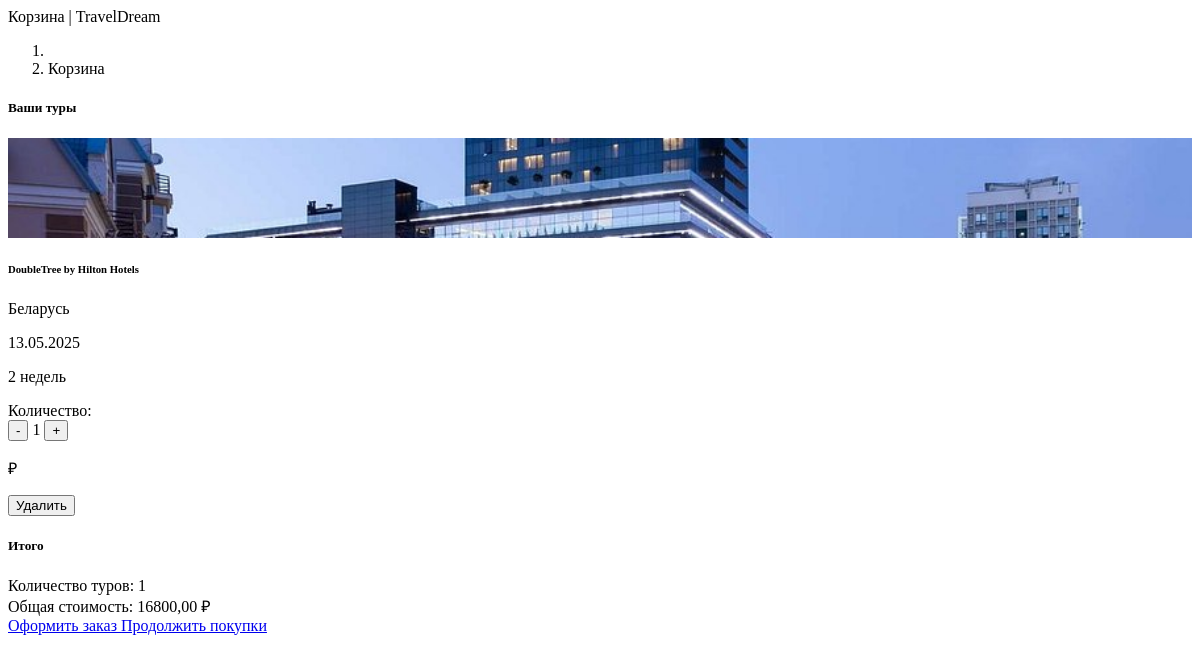
Page /core/basket/ (signed in) on the earlier database version.
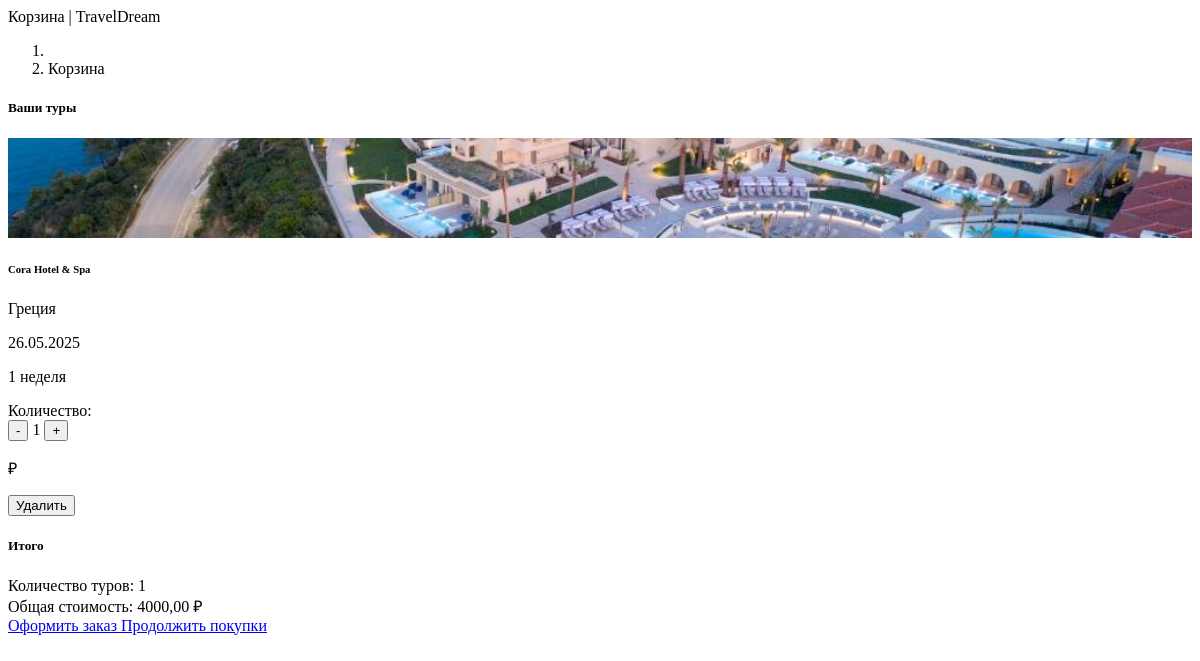
Same page on the later database version.
### core/models.py (models this page shows, shortened)
class Basket(models.Model):
    user = models.ForeignKey(to=User, on_delete=models.CASCADE, verbose_name='Пользователь')
    tour = models.ForeignKey(to=TourPackage, on_delete=models.CASCADE, verbose_name='Тур')
    quantity = models.PositiveSmallIntegerField(default=1, verbose_name='Количество')
    created_timestamp = models.DateTimeField(auto_now_add=True, verbose_name='Дата создания')
    objects = BasketQuerySet.as_manager()
    class Meta:
        verbose_name = 'Корзина'
        verbose_name_plural = 'Корзины'
        unique_together = ('user', 'tour')
    def sum(self):
        return self.tour.total_price * self.quantity

class TourPackage(models.Model):
    DURATION_CHOICES = [
        (1, '1 неделя'),
        (2, '2 недели'),
        (3, '3 недели'),
        (4, '4 недели'),
    ]
    hotel = models.ForeignKey(Hotel, on_delete=models.CASCADE, verbose_name='Отель')
    duration_weeks = models.PositiveSmallIntegerField(
        choices=DURATION_CHOICES,
        verbose_name='Длительность (недели)'
    )
    departure_date = models.DateField(verbose_name='Дата отправления')
    return_date = models.DateField(verbose_name='Дата возвращения', blank=True, null=True)
    total_price = models.DecimalField(max_digits=10, decimal_places=2, verbose_name='Общая цена', blank=True)
    is_active = models.BooleanField(default=True, verbose_name='Активный тур')
    max_participants = models.PositiveIntegerField(default=20, verbose_name='Макс. участников')
    current_participants = models.PositiveIntegerField(default=0, verbose_name='Текущие участники')
    class Meta:
        verbose_name = 'Турпакет'
        verbose_name_plural = 'Турпакеты'
        ordering = ['departure_date']

class Hotel(models.Model):
    STAR_CHOICES = [
        (1, '1 звезда'),
        (2, '2 звезды'),
        (3, '3 звезды'),
        (4, '4 звезды'),
        (5, '5 звезд'),
    ]
    country = models.ForeignKey(Country, on_delete=models.CASCADE, verbose_name='Страна')
    name = models.CharField(max_length=100, verbose_name='Название отеля')
    stars = models.PositiveSmallIntegerField(choices=STAR_CHOICES, verbose_name='Звездность')
    price_per_day = models.DecimalField(max_digits=10, decimal_places=2, verbose_name='Цена за день')
    description = models.TextField(verbose_name='Описание отеля', blank=True)
    amenities = models.TextField(verbose_name='Удобства', blank=True)
    image = models.ImageField(upload_to='hotels/', verbose_name='Изображение', null=True, blank=True)
    available_rooms = models.PositiveIntegerField(default=0, verbose_name='Доступные номера')
    class Meta:
        verbose_name = 'Отель'
        verbose_name_plural = 'Отели'

class Country(models.Model):
    name = models.CharField(max_length=100, verbose_name='Название страны')
    winter_climate = models.CharField(max_length=100, verbose_name='Зимний климат')
    summer_climate = models.CharField(max_length=100, verbose_name='Летний климат')
    description = models.TextField(verbose_name='Описание страны', blank=True)
    image = models.ImageField(upload_to='countries/', verbose_name='Изображение', null=True, blank=True)
    weather_data = models.JSONField(blank=True, null=True, verbose_name='Данные о погоде')
    weather_last_updated = models.DateTimeField(null=True, blank=True, verbose_name='Последнее обновление погоды')
    capital = models.CharField(max_length=100, verbose_name='Столица', blank=True, null=True)
    class Meta:
        verbose_name = 'Страна'
        verbose_name_plural = 'Страны'

### core/views.py (the view)
# urls.py: path('basket/', basket_view, name='basket_view'),
@login_required
def basket_view(request):
    baskets = Basket.objects.filter(user=request.user)
    total = baskets.total_sum() if baskets else 0
    return render(request, 'core/baskets.html', {
        'baskets': baskets,
        'total': total
    })

### core/models.py (called while the page is built)
    def total_sum(self):
        return sum(basket.sum() for basket in self)

### core/templates/core/baskets.html (shortened to what the changed rows need)
{% load static %}
{% block content %}
<div class="container py-5">
    <div class="row">
        <div class="col-lg-8">
            {% if baskets %}
            <div class="card shadow-sm mb-4">
                <div class="card-body">
                    {% for basket in baskets %}
                    <div class="basket-item mb-4 {% if not forloop.last %}border-bottom pb-4{% endif %}">
                        <div class="row">
                            <div class="col-md-3">
                                {% if basket.tour.hotel.image %}
                                <img src="{{ basket.tour.hotel.image.url }}" alt="{{ basket.tour.hotel.name }}"
                                     class="img-fluid rounded" style="object-fit: cover; height: 100px; width: 100%;">
                                {% else %}
                                <img src="{% static 'images/default-hotel.jpg' %}" alt="Default hotel image"
                                     class="img-fluid rounded" style="object-fit: cover; height: 100px; width: 100%;">
                                {% endif %}
                            </div>
                            <div class="col-md-6">
                                <h6 class="mb-1">{{ basket.tour.hotel.name }}</h6>
                                <p class="text-muted mb-1">
                                    {{ basket.tour.hotel.country.name }}
                                </p>
                                <p class="mb-1">
                                    {{ basket.tour.departure_date|date:"d.m.Y" }}
                                </p>
                                <p class="mb-1">
                                    {{ basket.tour.duration_weeks }} {% if basket.tour.duration_weeks == 1 %}неделя{% else %}недель{% endif %}
                                </p>
                                <div class="mt-2">
                                    <span class="text-muted">Количество:</span>
                                    <div class="btn-group btn-group-sm ms-2" role="group">
                                        <form action="{% url 'core:basket_remove' basket.id %}" method="post" style="display: inline;">
                                            <button type="submit" class="btn btn-outline-secondary">-</button>
                                        </form>
                                        <span class="btn btn-outline-secondary disabled">{{ basket.quantity }}</span>
                                        <form action="{% url 'core:basket_add' basket.tour.id %}" method="post" style="display: inline;">
                                            <button type="submit" class="btn btn-outline-secondary"
                                                    {% if basket.quantity >= 5 %}disabled{% endif %}>+</button>
                                        </form>
                                    </div>
                                </div>
                            </div>
                            <div class="col-md-3 text-end">
                                <p class="h5 mb-3">{{ basket.total_price }} ₽</p>
                                <form action="{% url 'core:basket_remove' basket.id %}" method="post">
                                    <button type="submit" class="btn btn-outline-danger btn-sm">
                                        Удалить
                                    </button>
                                </form>
                            </div>
                        </div>
                    </div>
                    {% endfor %}
                </div>
            </div>
            {% endif %}
        </div>
        <div class="col-lg-4">
            <div class="card shadow-sm">
                <div class="card-body">
                    {% if baskets %}
                    <div class="d-flex justify-content-between mb-2">
                        <span>Количество туров:</span>
                        <span>{{ baskets|length }}</span>
                    </div>
                    <div class="d-flex justify-content-between mb-3">
                        <span>Общая стоимость:</span>
                        <span class="h4 mb-0">{{ total }} ₽</span>
                    </div>
                    <div class="d-grid gap-2">
                        <a href="{% url 'core:checkout' %}" class="btn btn-primary">
                            Оформить заказ
                        </a>
                        <a href="{% url 'core:tour_list' %}" class="btn btn-outline-primary">
                            Продолжить покупки
                        </a>
                    </div>
                    {% else %}
                    <div class="text-center text-muted">
                        <p>Добавьте туры в корзину</p>
                    </div>
                    {% endif %}
                </div>
            </div>
        </div>
    </div>
</div>
{% endblock %}

Differences in the rows shown:
removed Basket: tour.hotel.image (picture), tour.hotel.name "DoubleTree by Hilton Hotels", tour.hotel.country.name "Беларусь", tour.departure_date "13.05.2025", tour.duration_weeks "2", shows "недель", quantity "1"
added Basket: tour.hotel.image (picture), tour.hotel.name "Cora Hotel & Spa", tour.hotel.country.name "Греция", tour.departure_date "26.05.2025", tour.duration_weeks "1", shows "неделя", quantity "1"
Other differences:
{{ total }}: "16800,00" → "4000,00"
